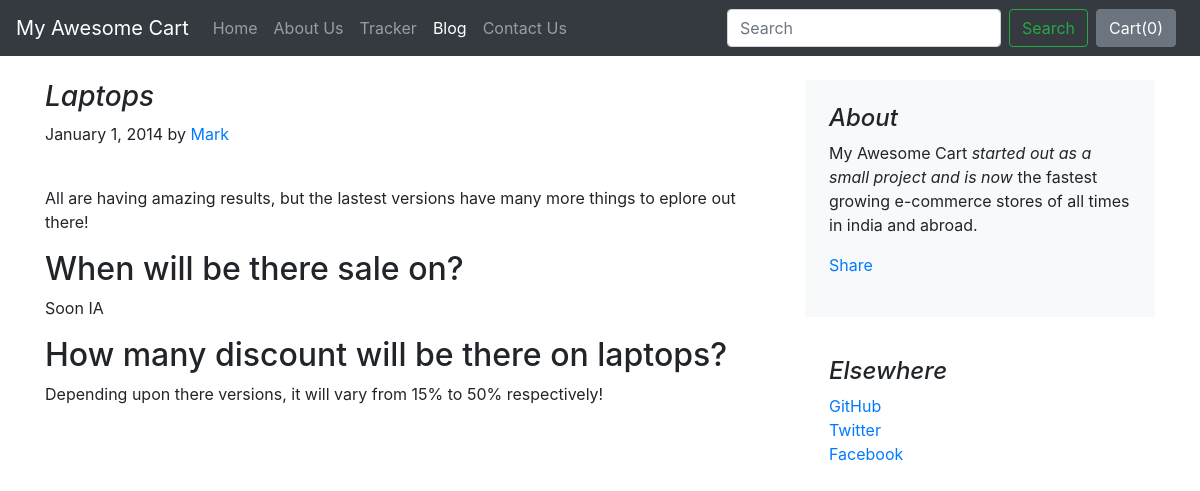
The page /blog/blogpost/1 on the database its author committed.
### blog/models.py (models this page shows)
class Blogpost(models.Model):
    post_id = models.AutoField(primary_key=True)
    title = models.CharField(max_length=50)
    head0 = models.CharField(max_length=500, default="")
    chead0 = models.CharField(max_length=5000, default="")
    head1 = models.CharField(max_length=500, default="")
    chead1 = models.CharField(max_length=5000, default="")
    head2 = models.CharField(max_length=500, default="")
    chead2 = models.CharField(max_length=5000, default="")
    pub_date = models.DateField()
    thumbnail = models.ImageField(upload_to='shop/images', default="")
    def __str__(self):
        return self.title

### blog/views.py (the view)
# urls.py: path("blogpost/<int:id>", views.blogpost, name="blogHome")
def blogpost(request, id):
    post = Blogpost.objects.filter(post_id = id)[0]
    print(post)
    return render(request, 'blog/blogpost.html',
                  {'post':post})

### blog/templates/blog/blogpost.html (shortened to what this page needs)
{% extends 'blog/basic.html' %}
{% block body %}
<div class="container">
    <div class="row mt-4">
        <div class="col-md-8 blog-main">
            <h3 class="font-italic">
                {{post.title}}
            </h3>
            <div class="blog-post">
                <p class="blog-post-meta">January 1, 2014 by <a href="#">Mark</a></p>
                <div class="fb-like" data-href="http://127.0.0.1:8000/blog/blogpost/{{post.post_id}}" data-layout="standard" data-action="like" data-size="large" data-show-faces="false" data-share="true"></div><br>
                <p>{{post.chead0}}</p>
                <h2>{{post.head1}}</h2>
                <p>{{post.chead1}}</p>
                <h2>{{post.head2}}</h2>
                <p>{{post.chead2}}</p>
            </div>
        </div>
        <aside class="col-md-4 blog-sidebar">
            <div class="p-4 mb-3 bg-light rounded">
                <h4 class="font-italic">About</h4>
                <p class="mb-0">My Awesome Cart <em>started out as a small project and is now</em> the fastest growing e-commerce stores of all times in india and abroad.</p>
                <div class="my-3 fb-share-button" data-href="http://127.0.0.1:8000/blog/blogpost/{{post.post_id}}" data-layout="button_count" data-size="large"><a target="_blank" href="https://www.facebook.com/sharer/sharer.php?u=http%3A%2F%2F127.0.0.1%3A8000%2Fblog%2Fblogpost%2F4&amp;src=sdkpreparse" class="fb-xfbml-parse-ignore">Share</a></div>
            </div>
            <div class="p-4">
                <h4 class="font-italic">Elsewhere</h4>
                <ol class="list-unstyled">
                    <li><a href="#">GitHub</a></li>
                    <li><a href="#">Twitter</a></li>
                    <li><a href="#">Facebook</a></li>
                </ol>
            </div>
        </aside>
    </div>
</div>
{% endblock %}

### rows shown on the page
Blogpost: title "Laptops", chead0 "All are having amazing results, but the lastest versions have many more things to eplore out there!", head1 "When will be there sale on?", chead1 "Soon IA", head2 "How many discount will be there on laptops?", chead2 "Depending upon there versions, it will vary from 15% to 50% respectively!"
